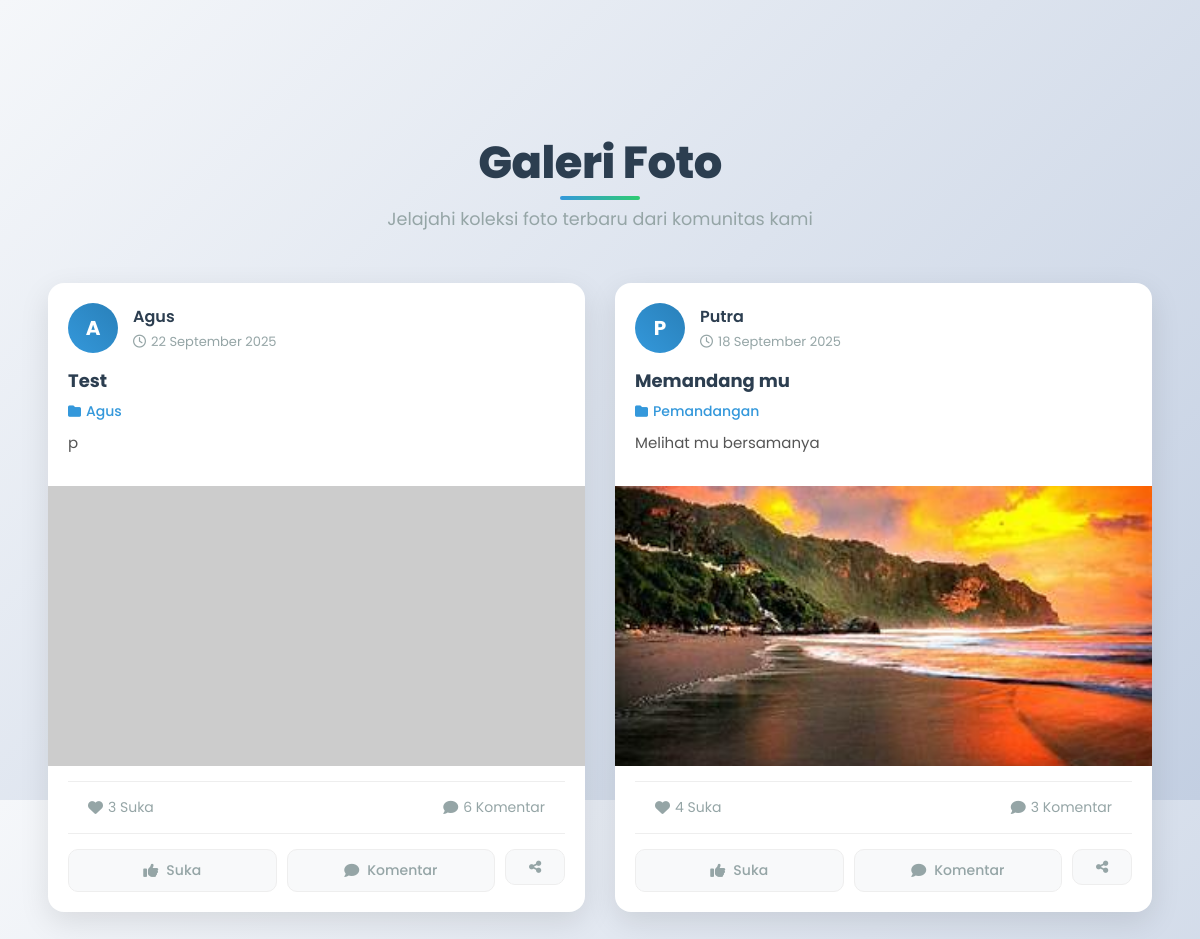
Screenshot of /frontend/sections/home.php with the database file from the repository.
### tables this page shows
CREATE TABLE `gallery_foto` (
  `FotoID` int NOT NULL,
  `JudulFoto` varchar(255) DEFAULT NULL,
  `DeskripsiFoto` text,
  `TanggalUnggah` date DEFAULT (curdate()),
  `LokasiFile` varchar(255) NOT NULL,
  `AlbumID` int DEFAULT NULL,
  `UserID` int DEFAULT NULL,
  `IsPrivate` tinyint(1) NOT NULL DEFAULT '0'
);

CREATE TABLE `gallery_user` (
  `UserID` int NOT NULL,
  `Username` varchar(255) NOT NULL,
  `Password` varchar(255) NOT NULL,
  `Email` varchar(255) NOT NULL,
  `NamaLengkap` varchar(255) DEFAULT NULL,
  `Alamat` text
);

CREATE TABLE `gallery_album` (
  `AlbumID` int NOT NULL,
  `NamaAlbum` varchar(255) NOT NULL,
  `Deskripsi` text,
  `TanggalDibuat` date DEFAULT (curdate()),
  `UserID` int DEFAULT NULL
);

### frontend/sections/home.php (the view, shortened to what this page needs)
<?php
include '../config/connection.php';
$qFoto = "SELECT
    t1.FotoID,
    t1.JudulFoto,
    t1.DeskripsiFoto,
    t1.LokasiFile,
    t1.TanggalUnggah,
    t2.NamaAlbum,
    t3.Username
FROM gallery_foto AS t1
LEFT JOIN gallery_album AS t2 ON t1.AlbumID = t2.AlbumID
LEFT JOIN gallery_user AS t3 ON t1.UserID = t3.UserID
WHERE t1.IsPrivate = 0
ORDER BY t1.TanggalUnggah DESC";
$result = mysqli_query($connect, $qFoto);
?>
<!DOCTYPE html>
<html lang="id">
<head>
    <link href="https://cdn.jsdelivr.net/npm/bootstrap@5.3.2/dist/css/bootstrap.min.css" rel="stylesheet">
    <link rel="stylesheet" href="https://cdnjs.cloudflare.com/ajax/libs/font-awesome/6.4.0/css/all.min.css">
</head>
<body>
    <div class="gallery-container p-5 mt-5">
        <div class="header-section">
            <h1>Galeri Foto</h1>
            <p>Jelajahi koleksi foto terbaru dari komunitas kami</p>
        </div>
        <div class="gallery-grid">
            <?php if (mysqli_num_rows($result) > 0):
                while ($row = mysqli_fetch_assoc($result)):
                    $nama_album = $row['NamaAlbum'] ?? 'Tanpa Album';
                    $lokasi_file = '../storages/foto/' . $row['LokasiFile'];
                    $user_initials = strtoupper(substr($row['NamaLengkap'] ?? $row['Username'], 0, 1));
                    $post_date = date('d F Y', strtotime($row['TanggalUnggah']));
                    $qLike = "SELECT COUNT(*) as total_like FROM gallery_likefoto WHERE FotoID=" . $row['FotoID'];
                    $like_result = mysqli_query($connect, $qLike);
                    $like_data = mysqli_fetch_assoc($like_result);
                    $total_like = $like_data['total_like'];
                    $qComment = "SELECT COUNT(*) as total_comment FROM gallery_komentarfoto WHERE FotoID=" . $row['FotoID'];
                    $comment_result = mysqli_query($connect, $qComment);
                    $comment_data = mysqli_fetch_assoc($comment_result);
                    $total_comment = $comment_data['total_comment'];
                    $user_like = false;
            ?>
                    <div class="post-card">
                        <div class="post-header">
                            <div class="user-avatar"><?= $user_initials ?></div>
                            <div class="user-info">
                                <span class="user-name"><?= $row['NamaLengkap'] ?? $row['Username'] ?></span>
                                <div class="post-time">
                                    <i class="far fa-clock"></i>
                                    <span><?= $post_date ?></span>
                                </div>
                            </div>
                        </div>
                        <div class="post-content">
                            <div class="post-title"><?= htmlspecialchars($row['JudulFoto']) ?></div>
                            <div class="album-info">
                                <i class="fas fa-folder"></i>
                                <span><?= htmlspecialchars($nama_album) ?></span>
                            </div>
                            <?php if (!empty($row['DeskripsiFoto'])): ?>
                                <div class="post-description"><?= htmlspecialchars($row['DeskripsiFoto']) ?></div>
                            <?php endif; ?>
                        </div>
                        <div class="post-image-container">
                            <a href="sections/detaileFoto.php?id=<?= $row['FotoID'] ?>" style="display: block;">
                                <img src="<?= htmlspecialchars($lokasi_file) ?>" class="post-image" alt="<?= htmlspecialchars($row['JudulFoto']) ?>"
                                    onerror="this.src='https://via.placeholder.com/400x280?text=Gambar+Tidak+Ditemukan'">
                            </a>
                        </div>
                        <div class="post-stats">
                            <div class="stat-item">
                                <i class="fas fa-heart"></i>
                                <span><?= $total_like ?> Suka</span>
                            </div>
                            <div class="stat-item">
                                <i class="fas fa-comment"></i>
                                <span><?= $total_comment ?> Komentar</span>
                            </div>
                        </div>
                        <div class="post-actions">
                            <div class="action-buttons">
                                <?php if (isset($_SESSION['user_id'])): ?>
                                    <div class="action-btn <?= $user_like ? 'like-active' : '' ?>" onclick="likePhoto(<?= $row['FotoID'] ?>)">
                                        <i class="fas fa-thumbs-up"></i> Suka
                                    </div>
                                <?php else: ?>
                                    <div class="action-btn" onclick="checkLogin()">
                                        <i class="fas fa-thumbs-up"></i> Suka
                                    </div>
                                <?php endif; ?>
                                <?php if (isset($_SESSION['user_id'])): ?>
                                    <a href="sections/detaileFoto.php?id=<?= $row['FotoID'] ?>" class="action-btn">
                                        <i class="fas fa-comment"></i> Komentar
                                    </a>
                                <?php else: ?>
                                    <div class="action-btn" onclick="checkLogin()">
                                        <i class="fas fa-comment"></i> Komentar
                                    </div>
                                <?php endif; ?>
                            </div>
                            <div class="share-container">
                                <div class="share-btn" onclick="toggleShareDropdown(this)">
                                    <i class="fas fa-share-alt"></i>
                                </div>
                            </div>
                        </div>
                    </div>
                <?php endwhile;
            endif; ?>
        </div>
    </div>
</body>
</html>

### frontend/sections/home.php (style rules this page uses)
:root { --primary: #3498db; --primary-dark: #2980b9; --secondary: #2ecc71; --dark: #2c3e50; --light: #ecf0f1; --gray: #95a5a6; --accent: #e74c3c; --card-shadow: 0 10px 30px rgba(0, 0, 0, 0.1); --transition: all 0.3s ease; }
* { margin: 0; padding: 0; box-sizing: border-box; }
html, body { height: 100%; margin: 0; }
.gallery-container { flex: 1; }
body { background: linear-gradient(135deg, #f5f7fa 0%, #c3cfe2 100%); font-family: 'Poppins', sans-serif; color: var(--dark); }
.gallery-container { max-width: 1200px; margin: 0 auto; padding: 20px 15px; }
.header-section { text-align: center; padding: 40px 0 30px; position: relative; }
.header-section h1 { font-size: 2.8rem; font-weight: 800; color: var(--dark); margin-bottom: 15px; letter-spacing: -0.5px; position: relative; display: inline-block; }
.header-section h1::after { content: ''; position: absolute; bottom: -10px; left: 50%; transform: translateX(-50%); width: 80px; height: 4px; background: linear-gradient(to right, var(--primary), var(--secondary)); border-radius: 2px; }
.header-section p { font-size: 1.1rem; color: var(--gray); max-width: 600px; margin: 0 auto; line-height: 1.6; }
.gallery-grid { display: grid; grid-template-columns: repeat(auto-fill, minmax(350px, 1fr)); gap: 30px; margin-top: 20px; }
.post-card { background: #fff; border-radius: 16px; overflow: hidden; box-shadow: var(--card-shadow); transition: var(--transition); height: 100%; display: flex; flex-direction: column; }
.post-header { display: flex; align-items: center; padding: 20px 20px 15px; }
.user-avatar { width: 50px; height: 50px; border-radius: 50%; background: linear-gradient(45deg, var(--primary), var(--primary-dark)); margin-right: 15px; display: flex; align-items: center; justify-content: center; font-weight: bold; color: white; font-size: 20px; flex-shrink: 0; }
.user-info { flex: 1; overflow: hidden; }
.user-name { font-weight: 600; color: var(--dark); text-decoration: none; font-size: 16px; display: block; white-space: nowrap; overflow: hidden; text-overflow: ellipsis; }
.post-time { font-size: 13px; color: var(--gray); display: flex; align-items: center; gap: 5px; margin-top: 3px; }
.post-content { padding: 0 20px 15px; }
.post-title { font-weight: 700; font-size: 18px; margin-bottom: 8px; color: var(--dark); line-height: 1.4; }
.album-info { font-size: 14px; color: var(--primary); margin-bottom: 10px; font-weight: 500; display: flex; align-items: center; gap: 5px; }
.album-info i { font-size: 13px; }
.post-description { font-size: 15px; color: #555; margin-bottom: 16px; line-height: 1.5; display: -webkit-box; -webkit-line-clamp: 3; -webkit-box-orient: vertical; overflow: hidden; }
.post-image-container { position: relative; overflow: hidden; margin: 0 0 15px; }
.post-image { width: 100%; height: 280px; object-fit: cover; transition: transform 0.5s ease; }
.post-stats { display: flex; justify-content: space-between; padding: 15px 20px; border-top: 1px solid #eee; border-bottom: 1px solid #eee; margin: 0 20px 15px; font-size: 14px; color: var(--gray); }
.stat-item { display: flex; align-items: center; gap: 5px; }
.stat-item i { font-size: 15px; }
.post-actions { display: flex; justify-content: space-between; padding: 0 20px 20px; gap: 10px; }
.action-buttons { display: flex; gap: 10px; flex: 1; }
.action-btn { display: flex; align-items: center; justify-content: center; padding: 10px 15px; border-radius: 10px; color: var(--gray); font-weight: 500; font-size: 14px; cursor: pointer; transition: var(--transition); background: #f8f9fa; border: 1px solid #eee; flex: 1; }
.action-btn i { margin-right: 8px; font-size: 15px; }
.share-btn { display: flex; align-items: center; justify-content: center; padding: 10px 15px; border-radius: 10px; color: var(--gray); font-weight: 500; font-size: 14px; cursor: pointer; transition: var(--transition); background: #f8f9fa; border: 1px solid #eee; min-width: 60px; }
.share-container { position: relative; }

### rows the page displays
gallery_foto: UserID.Username "A", UserID.Username "Agus", TanggalUnggah "22 September 2025", JudulFoto "Test", AlbumID.NamaAlbum "Agus", DeskripsiFoto "p", total_like "3", total_comment "6"
gallery_foto: UserID.Username "P", UserID.Username "Putra", TanggalUnggah "18 September 2025", JudulFoto "Memandang mu", AlbumID.NamaAlbum "Pemandangan", DeskripsiFoto "Melihat mu bersamanya", LokasiFile (picture), total_like "4", total_comment "3"
